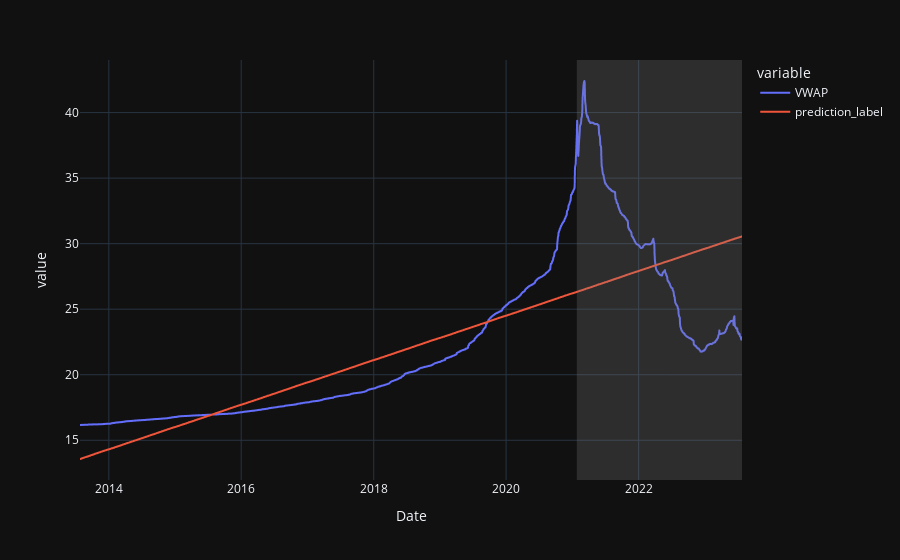

Notebook source saved alongside this figure:
### Code cell
# generate predictions on the original dataset
predictions = predict_model(best_R2, data=gme_test_df)
# line plot
fig = px.line(predictions, x='Date', y=["VWAP", "prediction_label"], template = 'plotly_dark')
# add a vertical rectange for test-set separation
fig.add_vrect(x0="2021-01-25", x1="2023-07-25", fillcolor="grey", opacity=0.25, line_width=0)
fig.show()

### Figure 1 — Plotly figure (JSON) as saved in the notebook; plotly's stock layout.template omitted (floating-point values rounded to 4 significant figures; data arrays with more than 128 entries replaced by an {"elided": "..."} marker saying what was removed)
{"data": [{"hovertemplate": "variable=VWAP<br>Date=%{x}<br>value=%{y}<extra></extra>", "legendgroup": "VWAP", "line": {"color": "#636efa", "dash": "solid"}, "marker": {"symbol": "circle"}, "mode": "lines", "name": "VWAP", "showlegend": true, "type": "scattergl", "x": {"elided": "2516 str values"}, "xaxis": "x", "y": {"elided": "2516 float values"}, "yaxis": "y"}, {"hovertemplate": "variable=prediction_label<br>Date=%{x}<br>value=%{y}<extra></extra>", "legendgroup": "prediction_label", "line": {"color": "#EF553B", "dash": "solid"}, "marker": {"symbol": "circle"}, "mode": "lines", "name": "prediction_label", "showlegend": true, "type": "scattergl", "x": {"elided": "2516 str values"}, "xaxis": "x", "y": {"elided": "2516 float values"}, "yaxis": "y"}], "layout": {"legend": {"title": {"text": "variable"}, "tracegroupgap": 0}, "margin": {"t": 60}, "shapes": [{"fillcolor": "grey", "line": {"width": 0}, "opacity": 0.25, "type": "rect", "x0": "2021-01-25", "x1": "2023-07-25", "xref": "x", "y0": 0, "y1": 1, "yref": "y domain"}], "xaxis": {"anchor": "y", "domain": [0, 1], "title": {"text": "Date"}}, "yaxis": {"anchor": "x", "domain": [0, 1], "title": {"text": "value"}}}}
